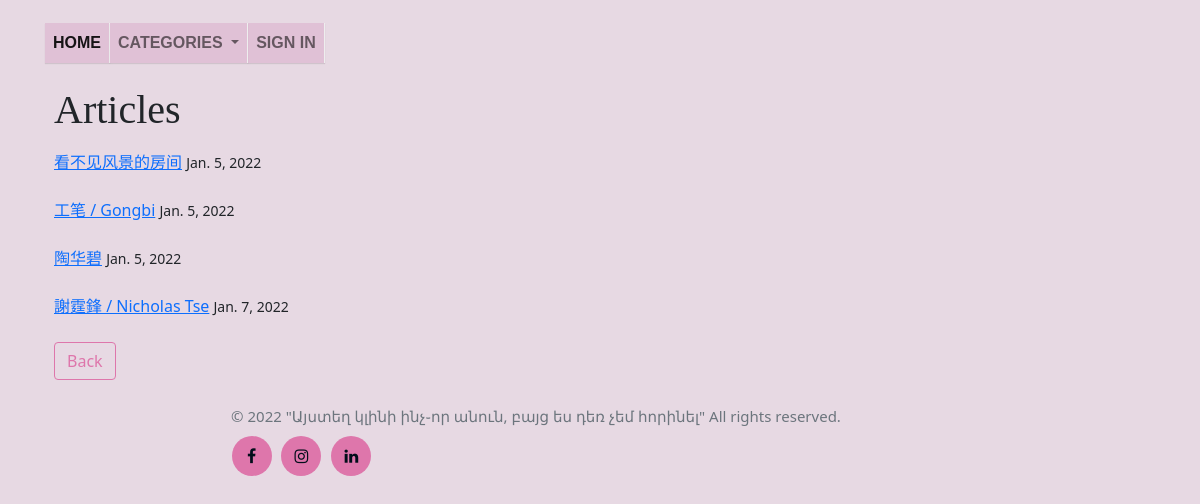
/category/Articles/, run on the app's committed database.
### blog/models.py (models this page shows, shortened)
class Post(models.Model):
    title = models.CharField(max_length= 255)
    author = models.ForeignKey(User, on_delete= models.CASCADE)
    header_image = models.ImageField(null = True, blank = True,  upload_to ="images/" )
    body =  RichTextField(blank = True, null = True, max_length= 7000)
    post_date = models.DateField(auto_now_add= True)
    category = models.CharField(max_length= 255, default = 'China')
    snipped = RichTextField(max_length= 400)

### blog/views.py (the view)
# urls.py: path('category/<str:cats>/', CategoryView, name= 'category'),
def CategoryView(request, cats):
    category_posts = Post.objects.filter(category = cats.replace('-', ' '))
    return render(request, 'categories.html', {'cats': cats.title(), 'category_posts': category_posts})

### blog/templates/categories.html (shortened to what this page needs)
{%  extends 'base.html' %}
{%  block content %}
{% if category_posts %}
<ul> <h1> {{ cats }}  </h1>   </ul>
    <ul>
    {% for post in category_posts %}
       <a href="{% url 'article_detail' post.pk %}">
           {{ post.title }}</a>  <small> {{ post.post_date}} </small> <br/> <br/>
    {% endfor %}
    <a href="{% url 'home' %}" class="btn btn-secondary"> Back</a>
    </ul>
    {%  else  %}
       <h2> Sorry, there are no articles in this category yet </h2>
       <a href="{% url 'home' %}" class="btn btn-secondary"> Back</a>
    {%  endif %}
{%  endblock %}

### blog/static/blog/main.css (style rules this page uses)
body { background: #e7d9e3; margin: 10px; width: 85%; }
h1, h2, h3, h4 { font-family: 'Lobster', cursive; }
.btn-secondary, .btn-secondary:visited { color: #de76ab; background: none; border-color: #de76ab; }

### data on the page
Post: title "看不见风景的房间", post_date "Jan. 5, 2022"
Post: title "工笔 / Gongbi", post_date "Jan. 5, 2022"
Post: title "陶华碧", post_date "Jan. 5, 2022"
Post: title "謝霆鋒 / Nicholas Tse", post_date "Jan. 7, 2022"

### other printed values
{{ cats }} "Articles"
